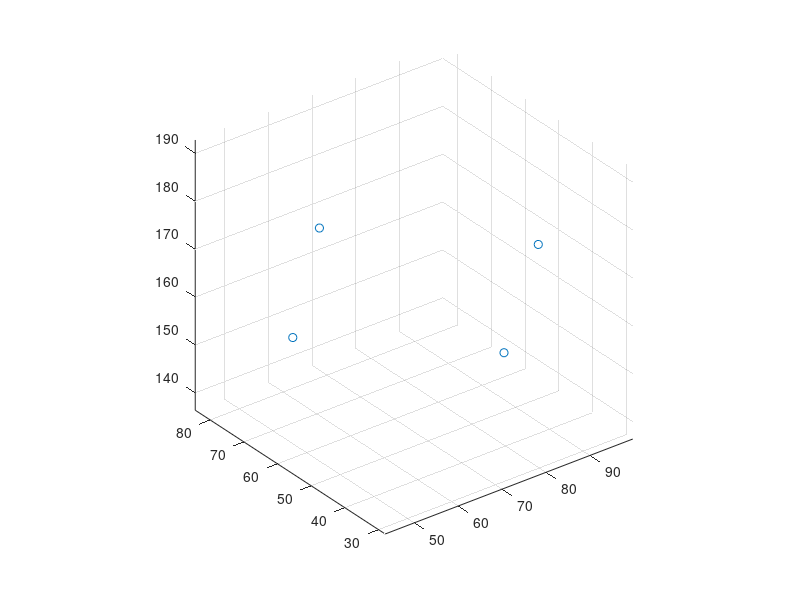

The MATLAB script that drew this image: (Note: this script raises an error after producing the figure.)
clc
clear
close all
%% DataStreaming
%     ViconRealTimeSDK_WJ;
%     save('Reference_data','BufferForSave');
addpath('ReferenceData')
BufferForSave = load('Reference_data.mat')
BufferForSave = BufferForSave.BufferForSave;
%
%% Calculate distance.
marker1 = BufferForSave(4:end,1:3);
marker2 = BufferForSave(4:end,4:6);
marker3 = BufferForSave(4:end,7:9);
marker4 = BufferForSave(4:end,10:12);

marker1_mean = mean(marker1,1)
marker2_mean = mean(marker2,1)
marker3_mean = mean(marker3,1)
marker4_mean = mean(marker4,1)
markers = [marker1_mean;marker2_mean;marker3_mean;marker4_mean]'
figure(1), scatter3(markers(1,:),markers(2,:),markers(3,:))
axis equal, hold on;

Dist1to2 = GetDist(marker1_mean,marker2_mean);
Dist1to3 = GetDist(marker1_mean,marker3_mean);
Dist1to4 = GetDist(marker1_mean,marker4_mean);
Dist2to3 = GetDist(marker2_mean,marker3_mean);
Dist2to4 = GetDist(marker2_mean,marker4_mean);
Dist3to4 = GetDist(marker3_mean,marker4_mean);

DistData = [Dist1to2;Dist1to3;Dist1to4;Dist2to3;Dist2to4;Dist3to4];
DistData = sort(DistData);
Dist_mean = mean(DistData(1:4));

GenerPoint_Reference = Dist_mean/2
GenerPoint = [0,0,0;...
    0,Dist_mean,0;...
    Dist_mean,0,0;...
    Dist_mean,Dist_mean,0]'
figure(1),scatter3(GenerPoint(1,:),GenerPoint(2,:),GenerPoint(3,:))
axis equal;




figure(1),hold on;
[Cube_point] = GenerateCube(markers);
DrawCube(Cube_point,1,'b');


[refer_Cube_point] = GenerateCube(GenerPoint);
DrawCube(refer_Cube_point,1,'r')
axis equal


%% switch.
figure(100), hold on;
view(3),grid on;
for hh = 1 : size(Cube_point,2)
    scatter3(Cube_point(1,hh),Cube_point(2,hh),Cube_point(3,hh))
    scatter3(refer_Cube_point(1,hh),refer_Cube_point(2,hh),refer_Cube_point(3,hh))
    pause(3)
end

%% RelationMatrix(pinv)
Cube_Point_forinv = [Cube_point; ones(1,size(Cube_point,2))]
refer_Cube_point_forinv = [refer_Cube_point; ones(1,size(refer_Cube_point,2))]

RelationMatrix = refer_Cube_point_forinv*pinv(Cube_Point_forinv)

%%

for kk = 1 : size(Cube_Point_forinv,2)
    point_transffered(1:4,kk) = RelationMatrix*Cube_Point_forinv(:,kk);
end
figure(1),hold on;
scatter3(point_transffered(1,:),point_transffered(2,:),point_transffered(3,:),'g');




%%
%      ViconRealTimeSDK_WJ;
BufferForSave = load('Motion_data.mat')
BufferForSave = BufferForSave.BufferForSave;


%%
MotionData = BufferForSave;
save('Motion_data.mat','BufferForSave')

Motion_marker1 = MotionData(4:end,1:3);
Motion_marker2 = MotionData(4:end,4:6);
Motion_marker3 = MotionData(4:end,7:9);
Motion_marker4 = MotionData(4:end,10:12);


Motion_marker_data = Motion_marker3';
Motion_marker_data = [Motion_marker_data;ones(1,size(Motion_marker_data,2))]

figure(3),hold on;view(3);
scatter3(Motion_marker_data(1,:),Motion_marker_data(2,:),Motion_marker_data(3,:));
axis equal; grid on;
%%
for ii = 1 : size(Motion_marker_data,2)
    Motion_marker1_transffered(1:4,ii) = RelationMatrix*Motion_marker_data(:,ii);
end
figure(3),
scatter3(Motion_marker1_transffered(1,:),Motion_marker1_transffered(2,:),Motion_marker1_transffered(3,:),'r')
axis equal; grid on;

%% plotting

for tt = 1 : size(Motion_marker1_transffered,2)
    diff_dist(tt) =  dist3d(Motion_marker1_transffered(1:3,1),Motion_marker1_transffered(1:3,tt));
end
figure(4)
[pks,locs] = findpeaks(diff_dist)
plot(diff_dist)
pks_max = max(pks)
[max_r,max_c] = find(diff_dist == pks_max)
pks_min = min(pks)
[min_r,min_c] = find(diff_dist == pks_min)

motion_distance = abs(pks_max) + abs(pks_min)

%%

stdv_x = std(Motion_marker1_transffered(1,:))
stdv_y = std(Motion_marker1_transffered(2,:))
stdv_z = std(Motion_marker1_transffered(3,:))


stdv_x_motion = std(Motion_marker_data(1,:))
stdv_y_motion = std(Motion_marker_data(2,:))
stdv_z_motion = std(Motion_marker_data(3,:))

distance_motion = dist3d(Motion_marker1_transffered(1:3,max_c),Motion_marker1_transffered(1:3,min_c))


%%

curve_fitted_data = Motion_marker1_transffered(2,:)
axisData = [1: size(Motion_marker1_transffered,2)]
[fitresult, gof] = createFit1(axisData, curve_fitted_data);
for ii = 1 : size(Motion_marker1_transffered,2)
    FitResultData(ii) = fitresult.a0 + ...
        fitresult.a1*cos(ii*fitresult.w)+...
        fitresult.b1*sin(ii*fitresult.w)+...
        fitresult.a2*cos(2*ii*fitresult.w)+...
        fitresult.b2*sin(2*ii*fitresult.w)+...
        fitresult.a3*cos(3*ii*fitresult.w)+...
        fitresult.b3*sin(3*ii*fitresult.w);
end


figure(8), hold on
plot(axisData,FitResultData)
[pks,locs] = findpeaks(FitResultData)
plot(locs,pks,'or')

SelectedData =  FitResultData(locs(1) :locs(2));
SD_min = min(SelectedData)
SD_max = max(SelectedData)

SelectedDataRefer =  FitResultData(locs(1) :locs(2));
SD_Refer_min = min(SelectedDataRefer)
SD_Refer_max = max(SelectedDataRefer)


[min_r, min_c] = find(SD_min == SelectedData)
[max_r, max_c] = find(SD_max == SelectedData)

SelectedDataForNormalize = SelectedData(min_c : max_c)
SelectedDataReferForNormalize = SelectedDataRefer(min_c : max_c)

figure(9)
LinearFitAxisData = [ 1: size(SelectedDataForNormalize,2)]
plot(LinearFitAxisData,SelectedDataForNormalize)

figure(10)
plot(SelectedDataForNormalize,SelectedDataReferForNormalize)
grid on;

























